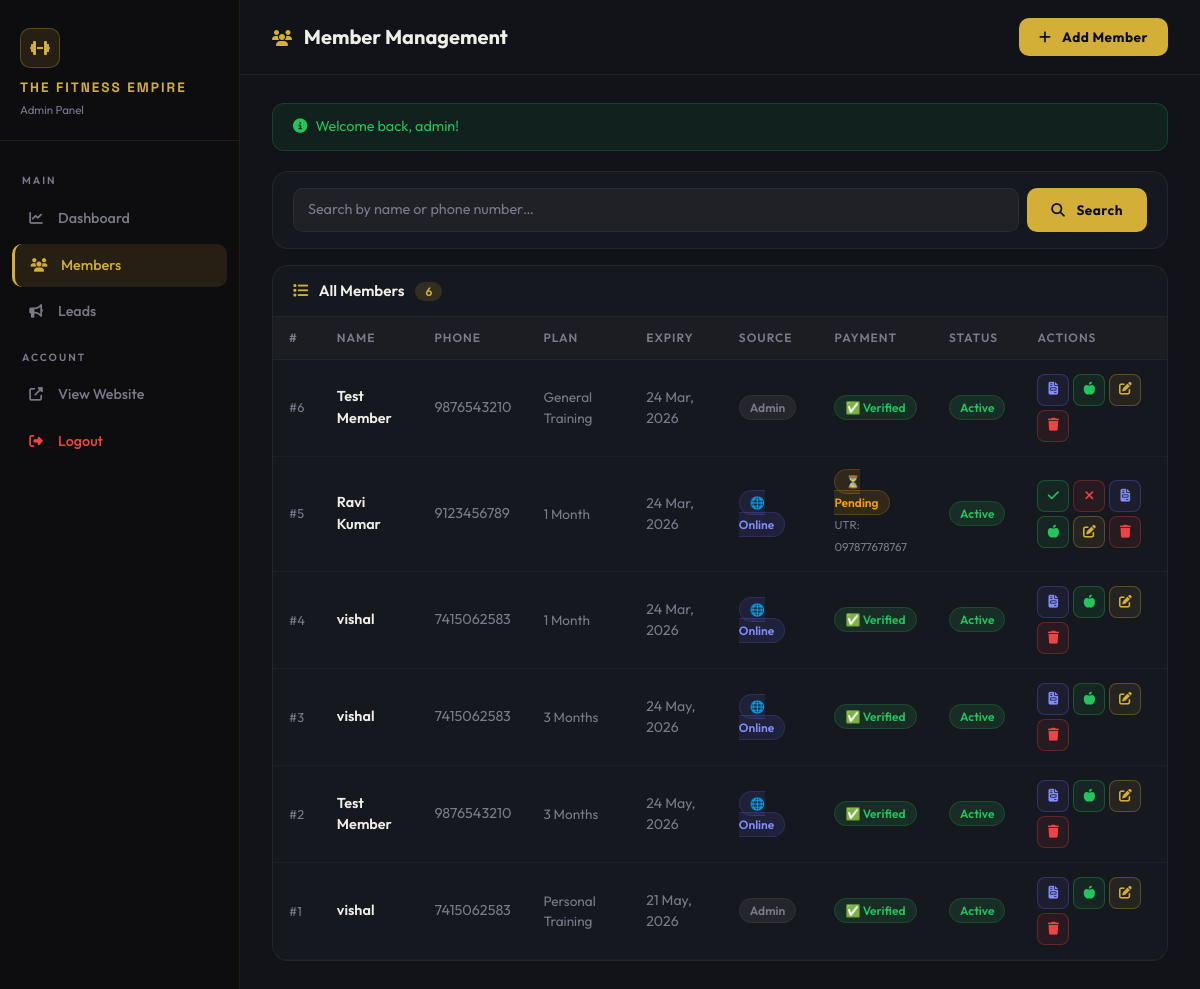
Screenshot of /admin/members.php (signed in) with the database file from the repository.
### tables this page shows
CREATE TABLE members (
    id INTEGER PRIMARY KEY AUTOINCREMENT,
    name VARCHAR(100) NOT NULL,
    phone VARCHAR(20) NOT NULL,
    plan_type VARCHAR(50) NOT NULL,
    start_date DATE NOT NULL,
    duration_months INT NOT NULL,
    expiry_date DATE NOT NULL,
    fee REAL NOT NULL,
    diet_plan_sent INTEGER DEFAULT 0,
    created_at DATETIME DEFAULT CURRENT_TIMESTAMP
, email TEXT DEFAULT '', source TEXT DEFAULT 'Admin', utr TEXT DEFAULT '', payment_status TEXT DEFAULT 'Verified');

### admin/members.php (the view, shortened to what this page needs)
<?php
require_once __DIR__ . '/admin_layout.php';
$action = $_GET['action'] ?? 'list';
$member = null;
$search = $_GET['search'] ?? '';
$stmt = $pdo->prepare("SELECT * FROM members WHERE name LIKE ? OR phone LIKE ? ORDER BY created_at DESC");
$stmt->execute(["%$search%", "%$search%"]);
$members = $stmt->fetchAll();
$pageTitle = match($action) {
    'add'  => 'Add New Member',
    'edit' => 'Edit Member',
    default => 'Member Management',
};
?>
<div class="admin-topbar">
    <h1><i class="fas fa-users me-2" style="color:var(--gold);font-size:1rem;"></i> <?php echo $pageTitle; ?></h1>
    <?php if ($action === 'list'): ?>
        <a href="members.php?action=add" class="btn-gold btn"><i class="fas fa-plus me-2"></i> Add Member</a>
    <?php else: ?>
        <a href="members.php" class="btn-outline-gold btn"><i class="fas fa-arrow-left me-2"></i> Back to List</a>
    <?php endif; ?>
</div>
<div class="admin-content">
    <?php if ($action === 'add' || $action === 'edit'): ?>
    <div class="a-card">
        <div class="a-card-header">
            <h5><i class="fas fa-user-edit me-2" style="color:var(--gold);"></i> <?php echo $pageTitle; ?></h5>
        </div>
        <div class="a-card-body">
            <form method="POST">
                <div class="row g-3">
                    <div class="col-md-6">
                        <label class="form-label">Full Name</label>
                        <input type="text" name="name" class="form-control" required placeholder="Member's full name"
                               value="<?php echo htmlspecialchars($member['name'] ?? ''); ?>">
                    </div>
                    <div class="col-md-6">
                        <label class="form-label">Phone Number</label>
                        <input type="tel" name="phone" class="form-control" required placeholder="10-digit mobile number"
                               value="<?php echo htmlspecialchars($member['phone'] ?? ''); ?>">
                    </div>
                    <div class="col-md-4">
                        <label class="form-label">Plan Type</label>
                        <select name="plan_type" class="form-select">
                            <?php $pt = $member['plan_type'] ?? ''; ?>
                            <option value="General Training"  <?php echo $pt==='General Training'  ? 'selected':''; ?>>General Training</option>
                            <option value="Personal Training" <?php echo $pt==='Personal Training' ? 'selected':''; ?>>Personal Training</option>
                            <option value="Cardio & Weight"  <?php echo $pt==='Cardio & Weight'   ? 'selected':''; ?>>Cardio & Weight</option>
                        </select>
                    </div>
                    <div class="col-md-4">
                        <label class="form-label">Start Date</label>
                        <input type="date" name="start_date" class="form-control" required
                               value="<?php echo $member['start_date'] ?? date('Y-m-d'); ?>">
                    </div>
                    <div class="col-md-4">
                        <label class="form-label">Duration</label>
                        <select name="duration" class="form-select">
                            <?php $dur = $member['duration_months'] ?? ''; ?>
                            <option value="1"  <?php echo $dur==1  ? 'selected':''; ?>>1 Month</option>
                            <option value="3"  <?php echo $dur==3  ? 'selected':''; ?>>3 Months</option>
                            <option value="6"  <?php echo $dur==6  ? 'selected':''; ?>>6 Months</option>
                            <option value="12" <?php echo $dur==12 ? 'selected':''; ?>>12 Months</option>
                        </select>
                    </div>
                    <div class="col-md-6">
                        <label class="form-label">Total Fee Charged (₹)</label>
                        <input type="number" name="fee" class="form-control" required placeholder="e.g. 1500"
                               value="<?php echo $member['fee'] ?? ''; ?>">
                    </div>
                </div>
                <div class="mt-4">
                    <button type="submit" name="<?php echo $action === 'add' ? 'add_member' : 'edit_member'; ?>" class="btn-gold btn px-5">
                        <i class="fas fa-save me-2"></i> <?php echo $action === 'add' ? 'Save Member' : 'Update Member'; ?>
                    </button>
                </div>
            </form>
        </div>
    </div>
    <?php else: ?>
    <div class="a-card mb-3">
        <div class="a-card-body" style="padding:16px 20px;">
            <form method="GET" class="d-flex gap-2">
                <input type="text" name="search" class="form-control" placeholder="Search by name or phone number…"
                       value="<?php echo htmlspecialchars($search); ?>" style="flex:1;">
                <button type="submit" class="btn-gold btn px-4"><i class="fas fa-search me-2"></i> Search</button>
            </form>
        </div>
    </div>
    <div class="a-card">
        <div class="a-card-header">
            <h5><i class="fas fa-list me-2" style="color:var(--gold);"></i>
                All Members
                <span style="background:rgba(212,175,55,0.15);color:var(--gold);border-radius:50px;padding:2px 10px;font-size:0.75rem;margin-left:8px;"><?php echo count($members); ?></span>
            </h5>
        </div>
        <div style="overflow-x:auto;">
            <table class="a-table">
                <thead>
                    <tr>
                        <th>#</th>
                        <th>Name</th>
                        <th>Phone</th>
                        <th>Plan</th>
                        <th>Expiry</th>
                        <th>Source</th>
                        <th>Payment</th>
                        <th>Status</th>
                        <th>Actions</th>
                    </tr>
                </thead>
                <tbody>
                <?php if (empty($members)): ?>
                    <tr><td colspan="9" style="text-align:center;color:var(--text-muted);padding:40px;">
                        <?php echo $search ? 'No members found matching "'.htmlspecialchars($search).'".' : 'No members yet. Add one to get started.'; ?>
                    </td></tr>
                <?php else: ?>
                    <?php foreach ($members as $m):
                        $is_expired = strtotime($m['expiry_date']) < time();
                        $pay_status = $m['payment_status'] ?? 'Verified';
                        $utr        = $m['utr'] ?? '';
                        $source     = $m['source'] ?? 'Admin';
                    ?>
                    <tr>
                        <td style="color:var(--text-muted);font-size:0.8rem;">#<?php echo $m['id']; ?></td>
                        <td class="fw-semibold"><?php echo htmlspecialchars($m['name']); ?></td>
                        <td style="color:var(--text-muted);"><?php echo htmlspecialchars($m['phone']); ?></td>
                        <td style="color:var(--text-muted);font-size:0.85rem;"><?php echo htmlspecialchars($m['plan_type']); ?></td>
                        <td style="color:<?php echo $is_expired ? '#EF4444':'var(--text-muted)'; ?>;font-size:0.88rem;">
                            <?php echo date('d M, Y', strtotime($m['expiry_date'])); ?>
                        </td>
                        <td>
                            <?php if($source === 'Online'): ?>
                                <span class="badge-info">🌐 Online</span>
                            <?php else: ?>
                                <span class="badge-secondary">Admin</span>
                            <?php endif; ?>
                        </td>
                        <td>
                            <?php if($pay_status === 'Pending'): ?>
                                <span class="badge-warning">⏳ Pending</span>
                                <?php if($utr): ?><br><small style="color:var(--text-muted);font-size:0.72rem;">UTR: <?php echo htmlspecialchars($utr); ?></small><?php endif; ?>
                            <?php elseif($pay_status === 'Rejected'): ?>
                                <span class="badge-danger">❌ Rejected</span>
                            <?php else: ?>
                                <span class="badge-success">✅ Verified</span>
                            <?php endif; ?>
                        </td>
                        <td>
                            <?php echo $is_expired ? '<span class="badge-danger">Expired</span>' : '<span class="badge-success">Active</span>'; ?>
                        </td>
                        <td>
                            <div class="d-flex gap-1 flex-wrap">
                                <?php if($pay_status === 'Pending'): ?>
                                    <a href="members.php?action=verify_payment&id=<?php echo $m['id']; ?>" class="btn-act btn-act-green" title="Verify Payment" onclick="return confirm('Verify this payment?')"><i class="fas fa-check"></i></a>
                                    <a href="members.php?action=reject_payment&id=<?php echo $m['id']; ?>" class="btn-act btn-act-red" title="Reject Payment" onclick="return confirm('Reject this payment?')"><i class="fas fa-times"></i></a>
                                <?php endif; ?>
                                <a href="invoice.php?id=<?php echo $m['id']; ?>" class="btn-act btn-act-blue" title="Print Invoice"><i class="fas fa-file-invoice"></i></a>
                                <a href="diet_demo.php?id=<?php echo $m['id']; ?>" class="btn-act btn-act-green" title="Diet Plan"><i class="fas fa-apple-alt"></i></a>
                                <a href="members.php?action=edit&id=<?php echo $m['id']; ?>" class="btn-act btn-act-gold" title="Edit"><i class="fas fa-edit"></i></a>
                                <a href="members.php?action=delete&id=<?php echo $m['id']; ?>" class="btn-act btn-act-red" title="Delete" onclick="return confirm('Delete this member permanently?')"><i class="fas fa-trash"></i></a>
                            </div>
                        </td>
                    </tr>
                    <?php endforeach; ?>
                <?php endif; ?>
                </tbody>
            </table>
        </div>
    </div>
    <?php endif; ?>
</div>

### admin/admin_layout.php (style rules this page uses)
:root { --gold: #D4AF37; --gold-light: #F0D060; --gold-dark: #B8860B; --gold-glow: rgba(212,175,55,0.12); --sidebar-bg: #0D0D0F; --sidebar-border: rgba(212,175,55,0.1); --content-bg: #111318; --card-bg: #16181F; --card-border: rgba(255,255,255,0.06); --text-light: #F0EEE9; --text-muted: #7A7A8A; --success: #22C55E; --danger: #EF4444; --warning: #F59E0B; }
* { box-sizing: border-box; margin: 0; padding: 0; }
body { background: var(--content-bg); color: var(--text-light); font-family: 'Outfit', sans-serif; -webkit-font-smoothing: antialiased; }
.admin-topbar { padding: 18px 32px; border-bottom: 1px solid var(--card-border); display: flex; align-items: center; justify-content: space-between; background: var(--content-bg); position: sticky; top: 0; z-index: 50; }
.admin-topbar h1 { font-size: 1.25rem; font-weight: 700; color: var(--text-light); margin: 0; }
.admin-content { padding: 28px 32px; }
.a-card { background: var(--card-bg); border: 1px solid var(--card-border); border-radius: 16px; overflow: hidden; }
.a-card-header { padding: 16px 20px; border-bottom: 1px solid var(--card-border); display: flex; align-items: center; justify-content: space-between; }
.a-card-header h5 { margin: 0; font-weight: 600; font-size: 0.95rem; }
.a-card-body { padding: 20px; }
.a-table { width: 100%; border-collapse: collapse; }
.a-table thead th { padding: 12px 16px; font-size: 0.75rem; font-weight: 600; letter-spacing: 1px; text-transform: uppercase; color: var(--text-muted); background: rgba(255,255,255,0.02); border-bottom: 1px solid var(--card-border); }
.a-table tbody tr { border-bottom: 1px solid rgba(255,255,255,0.03); transition: background 0.15s; }
.a-table tbody td { padding: 14px 16px; font-size: 0.9rem; vertical-align: middle; }
.btn-gold { background: var(--gold); color: #0D0D0F; font-weight: 700; border: none; font-size: 0.85rem; letter-spacing: 0.5px; border-radius: 10px; padding: 9px 20px; }
.form-control, .form-select { background: rgba(255,255,255,0.04); border: 1px solid var(--card-border); color: var(--text-light); border-radius: 10px; padding: 10px 14px; font-size: 0.9rem; font-family: 'Outfit', sans-serif; }
.form-control::placeholder { color: var(--text-muted); }
.badge-success { background: rgba(34,197,94,0.12); color: #22C55E; padding: 4px 10px; border-radius: 50px; font-size: 0.75rem; font-weight: 600; border: 1px solid rgba(34,197,94,0.2); }
.badge-warning { background: rgba(245,158,11,0.12); color: #F59E0B; padding: 4px 10px; border-radius: 50px; font-size: 0.75rem; font-weight: 600; border: 1px solid rgba(245,158,11,0.2); }
.badge-info { background: rgba(99,102,241,0.12); color: #818CF8; padding: 4px 10px; border-radius: 50px; font-size: 0.75rem; font-weight: 600; border: 1px solid rgba(99,102,241,0.2); }
.badge-secondary { background: rgba(255,255,255,0.06); color: var(--text-muted); padding: 4px 10px; border-radius: 50px; font-size: 0.75rem; font-weight: 600; border: 1px solid var(--card-border); }
.btn-act { display:inline-flex;align-items:center;justify-content:center;width:32px;height:32px;border-radius:8px;font-size:0.8rem;border:1px solid;transition:all 0.2s; text-decoration:none; }
.btn-act-green { border-color:rgba(34,197,94,0.3);color:#22C55E;background:rgba(34,197,94,0.08); }
.btn-act-red { border-color:rgba(239,68,68,0.3);color:#EF4444;background:rgba(239,68,68,0.08); }
.btn-act-gold { border-color:rgba(212,175,55,0.3);color:var(--gold);background:rgba(212,175,55,0.08); }
.btn-act-blue { border-color:rgba(99,102,241,0.3);color:#818CF8;background:rgba(99,102,241,0.08); }

### rows the page displays
members: id "6", name "Test Member", phone "9876543210", plan_type "General Training", expiry_date "24 Mar, 2026", source "Admin", payment_status "✅ Verified", shows "Active"
members: id "5", name "Ravi Kumar", phone "9123456789", plan_type "1 Month", expiry_date "24 Mar, 2026", source "🌐 Online", utr "097877678767", shows "Active"
members: id "4", name "vishal", phone "7415062583", plan_type "1 Month", expiry_date "24 Mar, 2026", source "🌐 Online", payment_status "✅ Verified", shows "Active"
members: id "3", name "vishal", phone "7415062583", plan_type "3 Months", expiry_date "24 May, 2026", source "🌐 Online", payment_status "✅ Verified", shows "Active"
members: id "2", name "Test Member", phone "9876543210", plan_type "3 Months", expiry_date "24 May, 2026", source "🌐 Online", payment_status "✅ Verified", shows "Active"
members: id "1", name "vishal", phone "7415062583", plan_type "Personal Training", expiry_date "21 May, 2026", source "Admin", payment_status "✅ Verified", shows "Active"

### other values shown
GYM_NAME "THE FITNESS EMPIRE"
$pageTitle "Member Management"
$flash['message'] "Welcome back, admin!"
count($members) "6"
